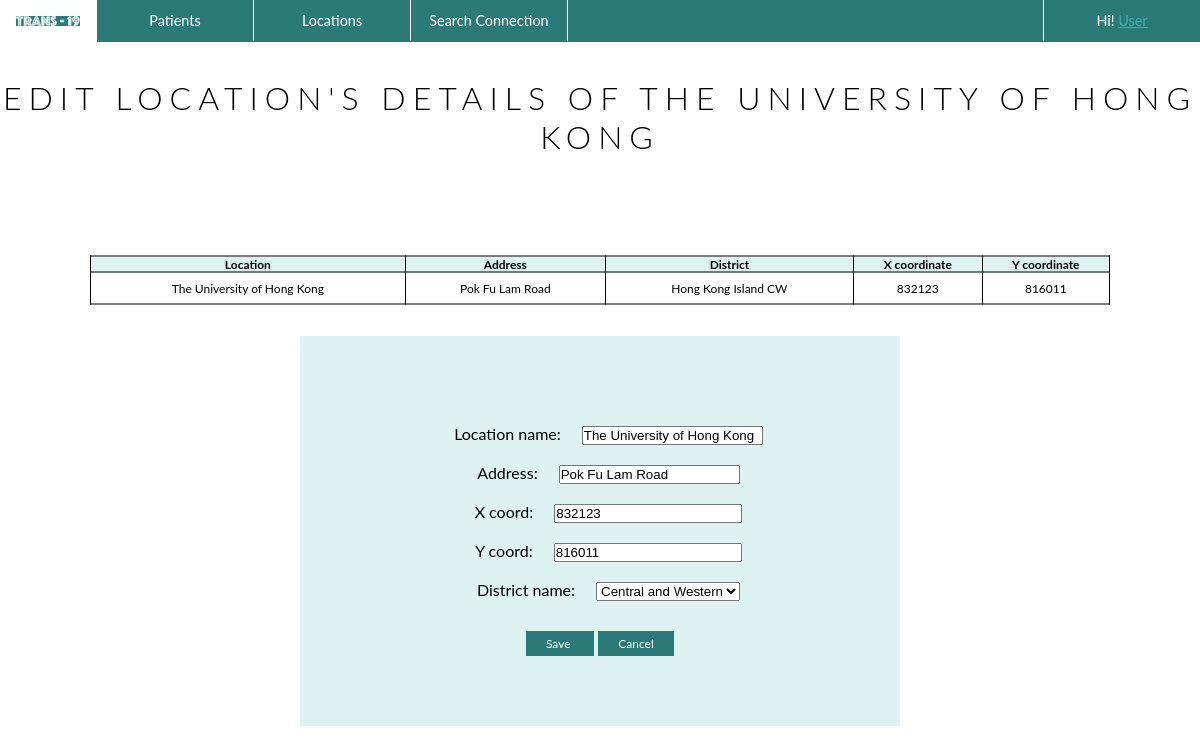
Page /patient_corner/editlocation/1 on the committed database.
### patient_corner/models.py (models this page shows, shortened)
class Location(models.Model):
    location_name = models.CharField(max_length=50)
    address = models.CharField(max_length=50)
    x_coord = models.BigIntegerField()
    y_coord = models.BigIntegerField()
    district_name = models.CharField(max_length=30)

### patient_corner/views.py (the view, shortened to what this page needs)
class Editlocation(UpdateView):
    model = Location
    form_class = LocationCreateForm
    template_name = "patient_corner/edit_location.html"
    def get_object(self, *args, **kwargs):
        location = get_object_or_404(Location, pk=self.kwargs['location'])
        return location

### patient_corner/forms.py (shortened to what this page needs)
class LocationCreateForm(forms.ModelForm):
    district_name = forms.ChoiceField(choices=district_name_choices, required=True )
    class Meta:
        model = Location
        fields = '__all__'

### templates/patient_corner/edit_location.html (shortened to what this page needs)
{%load static%}
<!DOCTYPE html>
<html>
<head>
  <link rel="stylesheet" type="text/css" href="{% static 'css/templatestyle.css'%}">
</head>
<body>
<header>
    <div class="menu">
      <ul>
        <li class="logo"><a href="{% url 'home' %}"><img src="{% static 'media/logo_navigation.png' %}" style = "max-width: 100%;" alt ="TRANS-19"></a></li>
        <li class="dropdown">
          <a href="{% url 'patients' %}" class="dropbtn">Patients</a>
        </li>
        <li class="dropdown">
          <a href="{% url 'locations' %}" class="dropbtn">Locations</a>
        </li>
        <li class="dropdown">
          <a href="{% url 'searchconnection' %}">Search Connection</a>
        </li>
        <li class="dropdown" style="float:right; border-left: 1px solid white;  border-right: 0px solid white;  ">
          <a href="{% url 'locations' %}" class="dropbtn">Hi! <u>User</u></a>
        </li>
      </ul>
    </div>
</header>
<div class="title">
  <h1 style="text-align:center">EDIT LOCATION'S DETAILS OF {{location.location_name}} </h1>
</div>
  <table>
      <tr>
        <th>Location</th>
        <th>Address</th>
        <th>District</th>
        <th>X coordinate</th>
        <th>Y coordinate</th>
      </tr>
      <tr>
        <td>{{ location.location_name }}</td>
        <td>{{ location.address }}</td>
        <td>{{ location.district_name }}</td>
        <td>{{ location.x_coord }} </td>
        <td>{{ location.y_coord }}</td>
      </tr>
  </table>
<div class="form">
  <form method="POST" >
    <p>
      {% for field in form %}
      <div class="field" style="margin: 3%;">
        <label for="{{ field.id_for_label }}" class="label" style="margin: 3%;">{{ field.label_tag }}</label>
        {{ field }}
      </div>
      {% endfor %}
    </p>
    <center>
      <button class="buttoncentre" style="margin-top: 2%; padding-right: 8%;" type="submit">Save</button>
      <a href="{% url 'locations' %}" style="margin-top: 2%;" class="buttoncentre">Cancel</a>
    </center>
  </form>
</div>
</body>
</html>

### static/css/templatestyle.css (style rules this page uses)
* { margin: 0; padding: 0; }
body { font-family: 'lato'; }
h1 { font-family: 'lato'; font-weight: 300; letter-spacing: 7px; text-transform: uppercase; }
u { font-family: 'lato'; color: #3aafa9; }
.title { font-family: 'lato'; padding-top: 3vw; }
p { font-family: 'lato'; font-size: 1.5vw; }
.buttoncentre { font-family: 'lato'; background-color: #2B7A78; border: none; color: white; padding: 5px 20px; display: inline-block; text-decoration: none; font-size: 1vw; cursor: pointer; width: 3vw; }
.form { font-family: 'lato'; background-color: #DEF2F1; width: 50vw; text-align: center; padding: 70px 0; margin-left: 25%; margin-right: 25%; margin-top: 15%; }
table { font-family: 'lato'; border-collapse: collapse; width: 85%; table-layout: auto; font-size: 1vw; position: absolute; top: 35%; left: 50%; margin-right: -50%; transform: translate(-50%, -50%); }
th { font-family: 'lato'; background-color: #DEF2F1; border: 1px solid black; font-size: 1vw; }
td { font-family: 'lato'; border: 1px solid black; table-layout: auto; text-align: center; padding: 8px; font-size: 1vw; }
.logo { font-family: 'phosphateinlineroman'; display: block; border-right: 1px solid white; color: white; text-align: center; text-decoration: none; font-size: 1.3vw; max-width: 8vw; }
ul { max-width: 100%; font-family: 'Lato'sans-serif; font-size: 1.2vw; min-width: 100px; list-style-type: none; margin: 0; padding: 0; overflow: hidden; background-color: #2B7A78; }
li { float: left; width: 13vw; }
li a, .dropbtn { display: block; color: white; text-align: center; padding: 12px 16px; text-decoration: none; }
li.dropdown { border-right: 1px solid white; width: 13vw; text-align: center; }

### rows in the picture
Location: location_name "THE UNIVERSITY OF HONG KONG", location_name "The University of Hong Kong", address "Pok Fu Lam Road", district_name "Hong Kong Island CW", x_coord "832123", y_coord "816011", form "The University of Hong Kong" "Pok Fu Lam Road" "832123" "816011" "Central and Western"

### other values in the picture
{{ field.label_tag }} "Location name:" "Address:" "X coord:" "Y coord:" "District name:"
